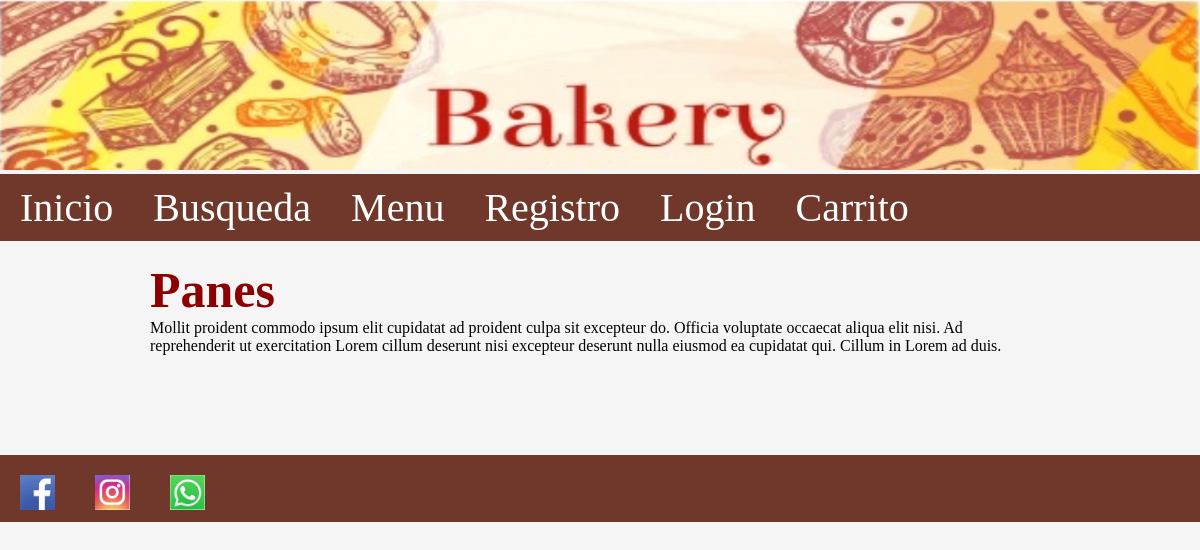
Before: /Menu with the older database file.
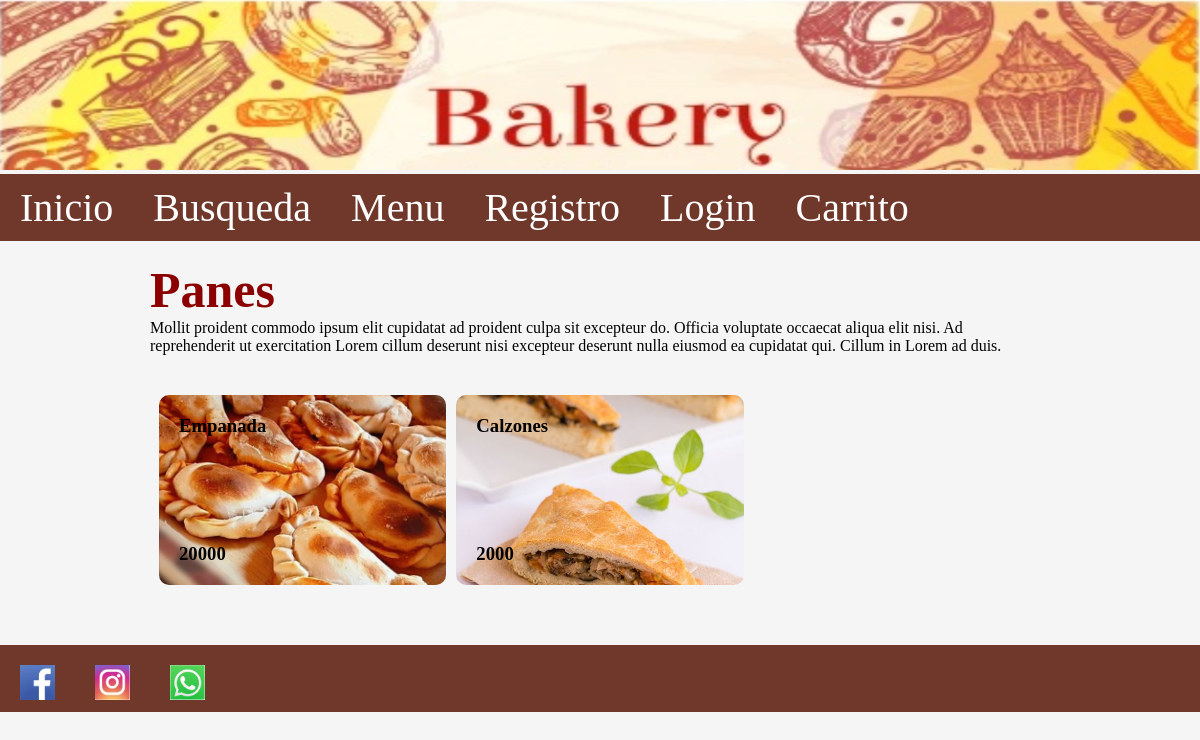
After: the same page with the newer database file.
### panaderia/models.py (models this page shows)
class Platos(db.Model):
    __tablename__ = 'platos'
    idproducto = db.Column(db.Integer, primary_key=True)
    nombreplato = db.Column(db.String(510), nullable=True)
    precioplato = db.Column(db.Integer, nullable=True)
    descripcionplato = db.Column(db.String(200))
    nombreimagenplato = db.Column(db.String(200), nullable=False)

### panaderia/views.py (the view)
@app.route('/Menu')
def menu():
    platos=Platos.query.all()
    return render_template('menu.html', platos=platos)

### panaderia/templates/Menu.html
{% extends './layout.html' %} {% block title %} Menu {% endblock %} {% block body %}
<main>
    <h1>Panes</h1>
    <p>Mollit proident commodo ipsum elit cupidatat ad proident culpa sit excepteur do. Officia voluptate occaecat aliqua elit nisi. Ad reprehenderit ut exercitation Lorem cillum deserunt nisi excepteur deserunt nulla eiusmod ea cupidatat qui. Cillum in
        Lorem ad duis.</p>
    <div class="contenedor">
        {%for plato in platos%}
                    <div class="imagenes-inicio" style="background-image:url(static/uploads/{{plato.nombreimagenplato}})">
                        <div class="textos">
                            <h3>{{plato.nombreplato}}</h3>
                            <h3>{{plato.precioplato}}</h3>
                        </div>
                    </div>
        {% endfor %}
</main>
{% endblock %}

Changed rows visible on the page:
added Platos: nombreimagenplato (picture), nombreplato "Empanada", precioplato "20000"
added Platos: nombreimagenplato (picture), nombreplato "Calzones", precioplato "2000"
